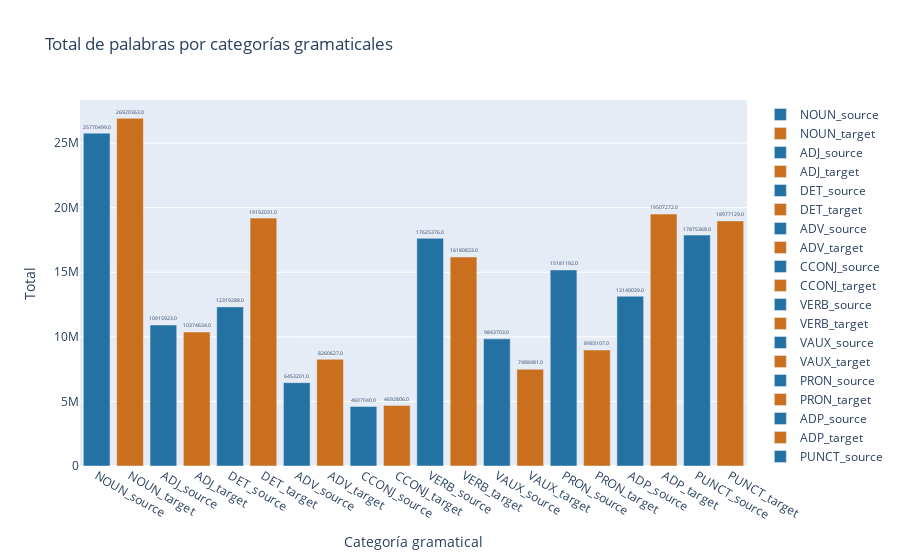

Notebook source saved alongside this figure:
### Markdown cell above
### Representación de la cantidad de palabras por las diferentes categorías gramaticales

### Code cell
# Lista de categorías gramaticales
categories = ["NOUN", "ADJ", "DET", "ADV", "CCONJ", "VERB", "VAUX", "PRON", "ADP", "PUNCT"]

# Crear una figura vacía
fig = go.Figure()

# Iterar sobre las categorías gramaticales y crear los trazos
for category in categories:
    sum_source = df[f"{category}_source"].sum()
    sum_target = df[f"{category}_target"].sum()
    trace1 = go.Bar(y=[sum_source], x=[f"{category}_source"], name=f"{category}_source", orientation='v', 
                    text=[str(sum_source)], textposition='outside', 
                    marker=dict(color='#2471A3')) 
    trace2 = go.Bar(y=[sum_target], x=[f"{category}_target"], name=f"{category}_target", orientation='v', 
                    text=[str(sum_target)], textposition='outside', 
                    marker=dict(color='#CA6F1E'))
    fig.add_traces([trace1, trace2])

# Actualizar el diseño de la figura
fig.update_layout(
    title="Total de palabras por categorías gramaticales",
    xaxis_title="Categoría gramatical",
    yaxis_title="Total",
    #legend=dict(title="Grupo"),
    #barmode='group'
)

# Mostrar la figura
fig.show()

### Figure 1 — Plotly figure (JSON) as saved in the notebook; plotly's stock layout.template omitted (floating-point values rounded to 4 significant figures)
{"data": [{"marker": {"color": "#2471A3"}, "name": "NOUN_source", "orientation": "v", "text": ["25770499.0"], "textposition": "outside", "type": "bar", "x": ["NOUN_source"], "y": [25770499]}, {"marker": {"color": "#CA6F1E"}, "name": "NOUN_target", "orientation": "v", "text": ["26920363.0"], "textposition": "outside", "type": "bar", "x": ["NOUN_target"], "y": [26920363]}, {"marker": {"color": "#2471A3"}, "name": "ADJ_source", "orientation": "v", "text": ["10915923.0"], "textposition": "outside", "type": "bar", "x": ["ADJ_source"], "y": [10915923]}, {"marker": {"color": "#CA6F1E"}, "name": "ADJ_target", "orientation": "v", "text": ["10374634.0"], "textposition": "outside", "type": "bar", "x": ["ADJ_target"], "y": [10374634]}, {"marker": {"color": "#2471A3"}, "name": "DET_source", "orientation": "v", "text": ["12319288.0"], "textposition": "outside", "type": "bar", "x": ["DET_source"], "y": [12319288]}, {"marker": {"color": "#CA6F1E"}, "name": "DET_target", "orientation": "v", "text": ["19192031.0"], "textposition": "outside", "type": "bar", "x": ["DET_target"], "y": [19192031]}, {"marker": {"color": "#2471A3"}, "name": "ADV_source", "orientation": "v", "text": ["6453201.0"], "textposition": "outside", "type": "bar", "x": ["ADV_source"], "y": [6453201]}, {"marker": {"color": "#CA6F1E"}, "name": "ADV_target", "orientation": "v", "text": ["8260627.0"], "textposition": "outside", "type": "bar", "x": ["ADV_target"], "y": [8260627]}, {"marker": {"color": "#2471A3"}, "name": "CCONJ_source", "orientation": "v", "text": ["4607040.0"], "textposition": "outside", "type": "bar", "x": ["CCONJ_source"], "y": [4607040]}, {"marker": {"color": "#CA6F1E"}, "name": "CCONJ_target", "orientation": "v", "text": ["4692806.0"], "textposition": "outside", "type": "bar", "x": ["CCONJ_target"], "y": [4692806]}, {"marker": {"color": "#2471A3"}, "name": "VERB_source", "orientation": "v", "text": ["17625376.0"], "textposition": "outside", "type": "bar", "x": ["VERB_source"], "y": [17625376]}, {"marker": {"color": "#CA6F1E"}, "name": "VERB_target", "orientation": "v", "text": ["16180833.0"], "textposition": "outside", "type": "bar", "x": ["VERB_target"], "y": [16180833]}, {"marker": {"color": "#2471A3"}, "name": "VAUX_source", "orientation": "v", "text": ["9843703.0"], "textposition": "outside", "type": "bar", "x": ["VAUX_source"], "y": [9843703]}, {"marker": {"color": "#CA6F1E"}, "name": "VAUX_target", "orientation": "v", "text": ["7488481.0"], "textposition": "outside", "type": "bar", "x": ["VAUX_target"], "y": [7488481]}, {"marker": {"color": "#2471A3"}, "name": "PRON_source", "orientation": "v", "text": ["15181192.0"], "textposition": "outside", "type": "bar", "x": ["PRON_source"], "y": [15181192]}, {"marker": {"color": "#CA6F1E"}, "name": "PRON_target", "orientation": "v", "text": ["8983107.0"], "textposition": "outside", "type": "bar", "x": ["PRON_target"], "y": [8983107]}, {"marker": {"color": "#2471A3"}, "name": "ADP_source", "orientation": "v", "text": ["13140039.0"], "textposition": "outside", "type": "bar", "x": ["ADP_source"], "y": [13140039]}, {"marker": {"color": "#CA6F1E"}, "name": "ADP_target", "orientation": "v", "text": ["19507272.0"], "textposition": "outside", "type": "bar", "x": ["ADP_target"], "y": [19507272]}, {"marker": {"color": "#2471A3"}, "name": "PUNCT_source", "orientation": "v", "text": ["17875368.0"], "textposition": "outside", "type": "bar", "x": ["PUNCT_source"], "y": [17875368]}, {"marker": {"color": "#CA6F1E"}, "name": "PUNCT_target", "orientation": "v", "text": ["18977129.0"], "textposition": "outside", "type": "bar", "x": ["PUNCT_target"], "y": [18977129]}], "layout": {"title": {"text": "Total de palabras por categorías gramaticales"}, "xaxis": {"title": {"text": "Categoría gramatical"}}, "yaxis": {"title": {"text": "Total"}}}}
